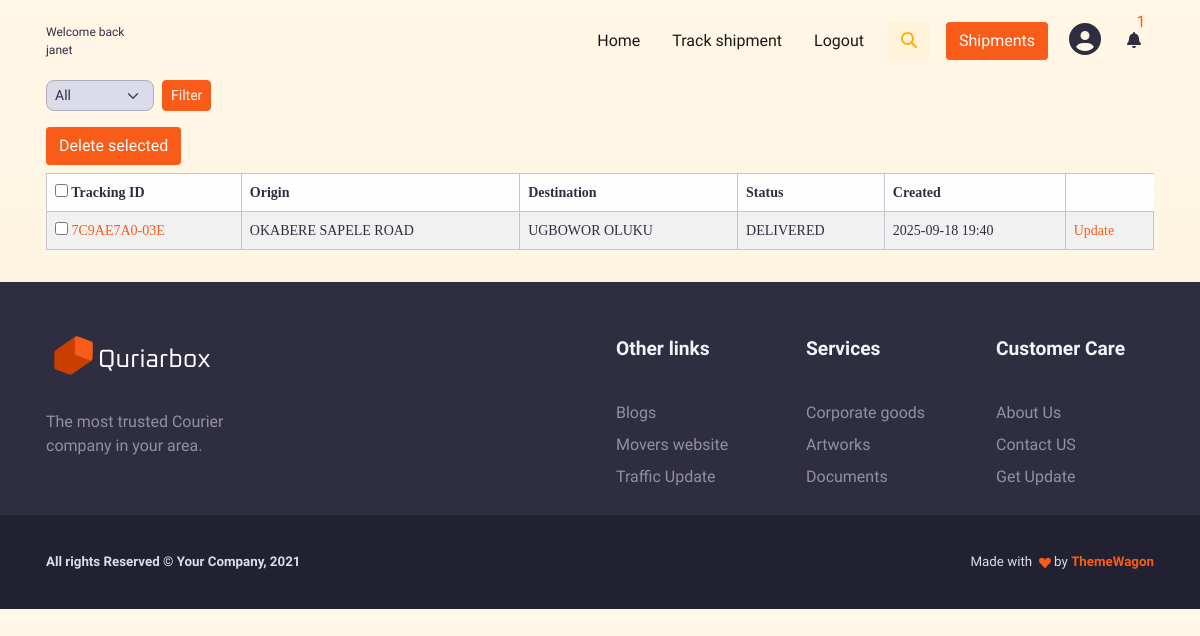
The page /shipments/list/ (signed in) on the database as committed earlier.
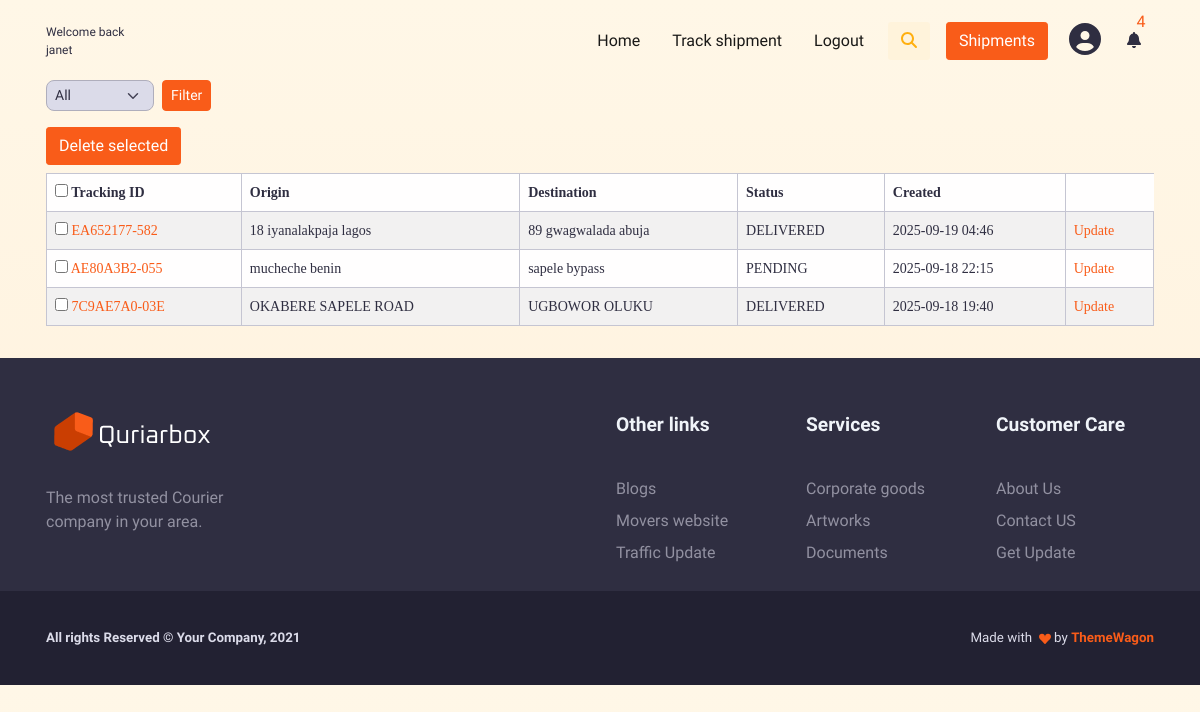
The same page on the database as committed later.
### shipments/models.py (models this page shows, shortened)
class Shipment(models.Model):
    STATUS_CHOICES = [
        ("PENDING", "Pending"),
        ("IN_TRANSIT", "In Transit"),
        ("DELIVERED", "Delivered"),
        ("CANCELED", "Cancelled"),
    ]
    user = models.ForeignKey(User, on_delete=models.CASCADE, related_name="shipments")
    tracking_number = models.CharField(max_length=20, unique=True, blank=True)
    origin_address = models.TextField(max_length=255)
    destination_address = models.TextField(max_length=255)
    weight = models.DecimalField(max_digits=6, decimal_places=2)
    cost = models.DecimalField(max_digits=10, decimal_places=2, default=0.00)
    status = models.CharField(max_length=20, choices=STATUS_CHOICES, default="PENDING")
    created_at = models.DateTimeField(auto_now_add=True)
    updated_at = models.DateTimeField(auto_now=True)

### shipments/views.py (the view)
# urls.py: path("list/", ShipmentListView.as_view(), name="list"),
class ShipmentListView(LoginRequiredMixin, ListView):
    model = Shipment
    template_name = "shipments/list.html"
    context_object_name = "shipments"
    login_url = "users:login"
    def get_queryset(self):
        user = self.request.user
        query = self.request.GET.get("q")
        status = self.request.GET.get("status")
        qs = Shipment.objects.filter(user=user).order_by("-created_at")
        if query:
            qs = qs.filter(
                models.Q(tracking_number__icontains=query)|
                models.Q(origin_address__icontains=query) |
                models.Q(destination_address__icontains=query)
            )
        if status and status != "ALL":
            qs = qs.filter(status=status)
        return qs
    def get_context_data(self, **kwargs):
        context = super().get_context_data(**kwargs)
        context["status_choices"] = Shipment.STATUS_CHOICES
        context["selected_status"] = self.request.GET.get("status", "ALL")
        context["query"] = self.request.GET.get("q", "")
        return context

### notifications/context_processor.py (called while the page is built)
def notifications_count(request):
    if not request.user.is_authenticated:
        return {}
    unread_count = Notification.objects.filter(recipient=request.user,is_read=False).count()
    recent = Notification.objects.filter(recipient=request.user)[:6]
    return {
        "unread_notification_count": unread_count,
        "recent_notifications": recent}

### shipments/templates/shipments/list.html (shortened to what this page needs)
{% extends "base.html" %}
{% load static %}
{% block content %}
<div class="container mt-7 mb-3 ">
    <div class="d-flex justify-content-between align-items-center mb-3">
  <form method="get" class="d-flex align-items-center">
    <select name="status" class="form-select form-select-sm me-2">
      <option value="ALL" {% if selected_status == "ALL" %}selected{% endif %}>All</option>
    </select>
    <button type="submit" class="btn btn-primary btn-sm">Filter</button>
  </form>
</div>
    <form method="post" action="{% url 'shipments:delete' %}">
        <div class="table-responsive">
            <input type="submit" class="btn btn-primary mb-2 " value="Delete selected"/>
            <table class="table table-striped table-bordered bg-white ">
                <thead>
                    <tr>
                        <th>
                            <input type="checkbox" id="select_all">
                            Tracking ID
                        </th>
                        <th>Origin</th>
                        <th>Destination</th>
                        <th>Status</th>
                        <th>Created</th>
                </thead>
                <tbody>
                    {% for shipment in shipments %}
                    <tr>
                        <td>
                            <input type="checkbox" value="{{ shipment.id }}" name="shipments">
                            <a href="{% url 'shipments:detail' shipment.id %}" class="text-primary">{{ shipment.tracking_number }}</a></td>
                        <td>{{ shipment.origin_address }}</td>
                        <td>{{ shipment.destination_address }}</td>
                        <td>{{ shipment.status }}</td>
                        <td>{{ shipment.created_at|date:"Y-m-d H:i" }}</td>
                        <td><a href="{% url 'shipments:update' shipment.id %}" class="text-primary">Update</a></td>
                    </tr>
                    {% endfor %}
                </tbody>
            </table>
        </div>
</form>
</div>
{% endblock %}

### templates/includes/_navbar.html (shortened to what this page needs)
  {% load static %}
    <main class="main" id="top">
      <nav class="navbar navbar-expand-lg navbar-light fixed-top py-3 d-block" data-navbar-on-scroll="data-navbar-on-scroll">
        <div class="container">
           {% if request.user.is_authenticated %}
                <span style="font-size:12px"> Welcome back <br/> {{ request.user.username }} </span>
            {% else %}
          <a class="navbar-brand" href="#"><img src="{% static 'img/gallery/logo.png' %}" height="45" alt="logo" /></a>
              {% endif %}
          <div class="collapse navbar-collapse border-top border-lg-0 mt-4 mt-lg-0" id="navbarSupportedContent">
            <ul class="navbar-nav ms-auto pt-2 pt-lg-0 font-base">
              <li class="nav-item px-2">
                <a class="nav-link" aria-current="page" href="{% url 'home'%}">Home</a>
              </li>
              <li class="nav-item px-2">
              <a class="nav-link" href="{% url 'shipments:track' %}">
            Track shipment
          </a>
              </li>
              <li class="nav-item px-2">
                {% if request.user.is_authenticated %}
                  <a class="nav-link" href="{% url 'users:logout' %}">Logout</a>
                {% else %}
                  <a class="nav-link" href="{% url 'users:login' %}">Login</a>
                {% endif %}
              </li>
            </ul>
            <div class="dropdown d-none d-lg-block">
              {% if shipments or assigned_deliveries %}
                {% if request.user.profile.role == 'customer' %}
                    <button class="btn bg-soft-warning ms-2" id="dropdownMenuButton1"
                            type="button" data-bs-toggle="dropdown" aria-expanded="false">
                      <i class="fas fa-search text-warning"></i>
                    </button>
                {% endif %}
              {% endif %}
            </div>
            {% if request.user.is_authenticated %}
              {% if request.user.profile.role == 'customer'%}
                  <a class="btn btn-primary order-1 order-lg-0 ms-lg-3" href="{% url 'shipments:list' %}">Shipments</a>
              {% elif request.user.profile.role == "courier" %}
                  <a class="btn btn-primary order-1 order-lg-0 ms-lg-3" href="{% url 'delivery:list' %}">Assigned deliveries</a>
              {% elif request.user.profile.role == "admin" %}
                  <a class="btn btn-primary order-1 order-lg-0 ms-lg-3" href="/admin">Admin panel</a>
              {% endif %}
               <a class="btn  ms-2" href="{% url 'users:profile' %}"><i class="fas fa-2x fa-user-circle "></i>
              </a>
            {% else %}
              <a class="btn btn-primary order-1 order-lg-0 ms-lg-3" href="{% url 'users:register' %}">Register</a>
            {% endif %}
            <li class="nav-item dropdown list-unstyled">
            <a class="btn" href="#" id="navbarDropdownNotifications" role="button"
              data-bs-toggle="dropdown" aria-expanded="false">
              <i class="fas fa-bell fa-1x"></i>
              {% if unread_notification_count > 0 %}
                 <span class="text-primary position-absolute top-0 start-90 translate-middle">
                  {{ unread_notification_count }}
                 </span>
              {% endif %}
            </a>
          </li>
          </div>
        </div>
      </nav>

Rows that differ between the two databases and show on the page:
added Shipment: tracking_number "EA652177-582", origin_address "18 iyanalakpaja lagos", destination_address "89 gwagwalada abuja", status "DELIVERED", created_at "2025-09-19 04:46"
added Shipment: tracking_number "AE80A3B2-055", origin_address "mucheche benin", destination_address "sapele bypass", status "PENDING", created_at "2025-09-18 22:15"
Other text that changed with them:
{{ unread_notification_count }}: "1" → "4"
